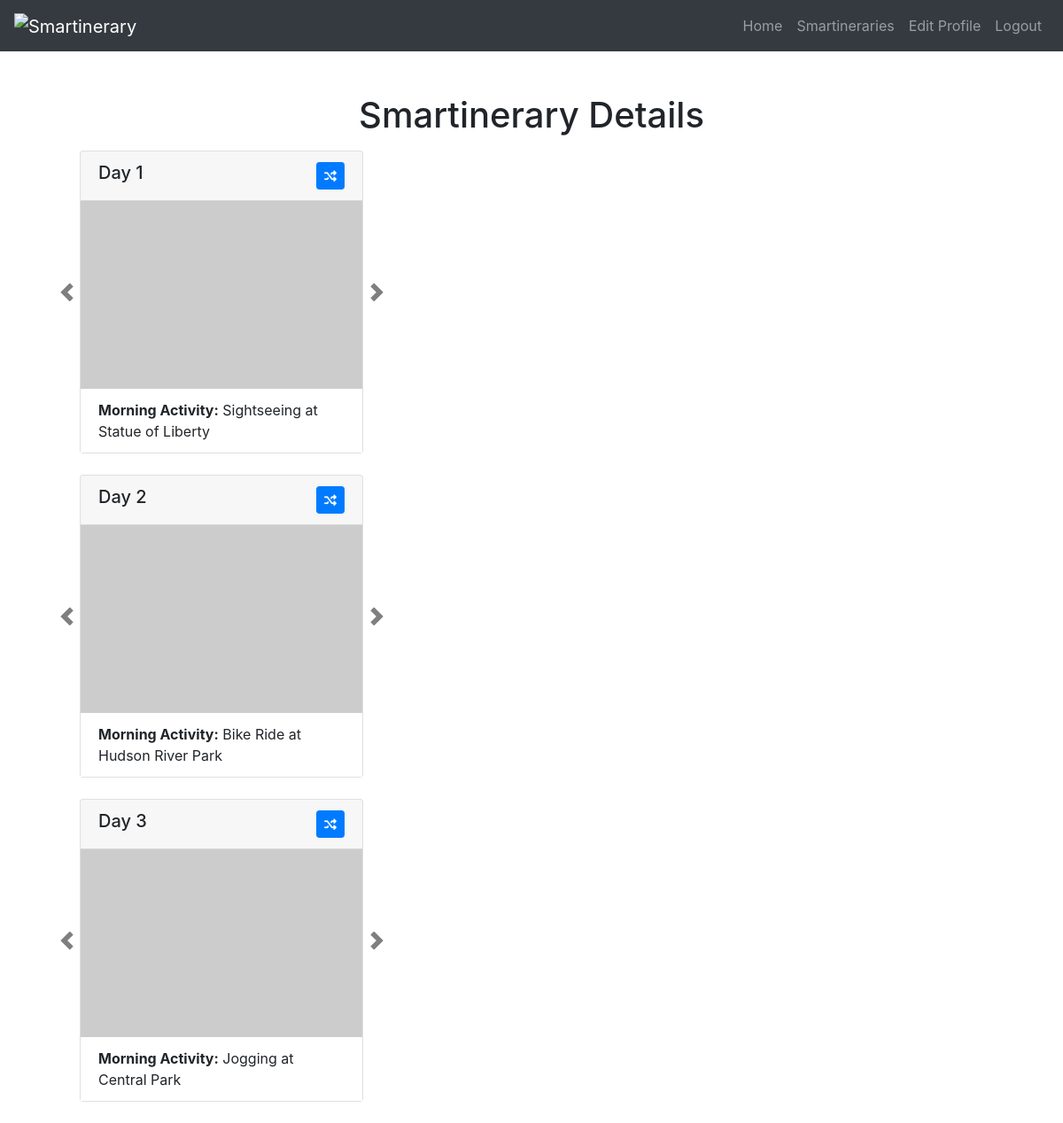
The app's page /smartineraries/?smart_id=3 (signed in) with its own data.
### website/models.py (models this page shows)
class Activity(db.Model):
    id = db.Column(db.Integer, primary_key=True)
    city_id = db.Column(db.Integer, db.ForeignKey('city.id'), nullable=False)
    activity_type = db.Column(db.String(100))
    activity_action = db.Column(db.String(100))
    activity_place = db.Column(db.String(100))
    activity_location = db.Column(db.String(1000))
    activity_description = db.Column(db.String(1000))
    activity_image = db.Column(db.String(1000))
    city = relationship('City', backref='activities', lazy=True)

### website/routes/smartineraries_route.py (the view)
@smartinerary_router.route('/', methods=['GET'])
@login_required
def get_smartinerary():
    smart_id = request.args.get("smart_id")
    user = current_user
    smart = Smartinerary.query.filter_by(id=smart_id, user_id=user.id).first_or_404("Smartinerary not found")
    itinerary_list = []
    itineraries = Itinerary.query.filter_by(smart_itinerary_id=smart.id).all()
    for itinerary in itineraries:
        morning = Activity.query.get(itinerary.morning_activity_id)
        afternoon = Activity.query.get(itinerary.afternoon_activity_id)
        evening = Activity.query.get(itinerary.evening_activity_id)
        itinerary_string = {
            'morning_activity': {
                'id': morning.id,
                'activity_type': morning.activity_type,
                'activity_action': morning.activity_action,
                'activity_place': morning.activity_place,
                'activity_location': morning.activity_location,
                'activity_description': morning.activity_description,
                'activity_image': morning.activity_image
            },
            'afternoon_activity': {
                'id': afternoon.id,
                'activity_type': afternoon.activity_type,
                'activity_action': afternoon.activity_action,
                'activity_place': afternoon.activity_place,
                'activity_location': afternoon.activity_location,
                'activity_description': afternoon.activity_description,
                'activity_image': afternoon.activity_image
            },
            'evening_activity': {
                'id': evening.id,
                'activity_type': evening.activity_type,
                'activity_action': evening.activity_action,
                'activity_place': evening.activity_place,
                'activity_location': evening.activity_location,
                'activity_description': evening.activity_description,
                'activity_image': evening.activity_image
            }
        }
        itinerary_list.append(itinerary_string)
    return render_template("smart.html", user=current_user, smartinerary=itinerary_list)

### website/templates/smart.html (shortened to what this page needs)
{% extends "base.html" %} {% block title %}Smartinerary{% endblock %} {% block
content %}
<head>
  <link
    href="//maxcdn.bootstrapcdn.com/bootstrap/4.1.1/css/bootstrap.min.css"
    rel="stylesheet"
    id="bootstrap-css"
  />
  <link
    rel="stylesheet"
    href="https://cdnjs.cloudflare.com/ajax/libs/font-awesome/6.0.0/css/all.min.css"
  />
  <link
    rel="stylesheet"
    type="text/css"
    href="{{ url_for('static', filename='styles/smart_display.css') }}"
  />
</head>
<div class="container" id="smart-container">
  <h1 class="text-center mt-5 mb-3">Smartinerary Details</h1>
  <div class="col">
    {% for itinerary in smartinerary %}
    <div class="col-md-4 col-sm-6 mb-4">
      <a
        class="carousel-control-prev"
        href="#carouselExampleControls{{ loop.index }}"
        role="button"
        data-slide="prev"
      >
        <span class="carousel-control-prev-icon" aria-hidden="true"></span>
      </a>
      <a
        class="carousel-control-next"
        href="#carouselExampleControls{{ loop.index }}"
        role="button"
        data-slide="next"
      >
        <span class="carousel-control-next-icon" aria-hidden="true"></span>
      </a>
      <div class="card">
        <div class="card-header">
          <button class="btn btn-primary btn-sm float-right" onclick="shuffleItinerary()">
            <i class="fa-solid fa-shuffle"></i>
          </button>
          <h5 class="card-title mb-0">Day {{ loop.index }}</h5>
        </div>
        <div
          id="carouselExampleControls{{ loop.index }}"
          class="carousel slide"
          data-ride="carousel"
        >
          <div class="carousel-inner">
            <div class="carousel-item active">
              <img
                class="d-block w-100"
                style="max-width: 350px; max-height: 500px"
                src="{{ itinerary.morning_activity.activity_image }}"
                alt="{{ itinerary.morning_activity.activity_action }}"
              />
              <ul class="list-group list-group-flush">
                <li class="list-group-item">
                  <b>Morning Activity:</b> {{
                  itinerary.morning_activity.activity_action }} at {{
                  itinerary.morning_activity.activity_place }}
                </li>
              </ul>
            </div>
          </div>
        </div>
      </div>
    </div>
    {% endfor %}
  </div>
</div>
{% endblock %}

### website/templates/base.html (shortened to what this page needs)
<!DOCTYPE html>
<html>
  <head>
    <link
      rel="stylesheet"
      href="https://stackpath.bootstrapcdn.com/bootstrap/4.4.1/css/bootstrap.min.css"
    />
    <link
      rel="stylesheet"
      href="https://stackpath.bootstrapcdn.com/font-awesome/4.7.0/css/font-awesome.min.css"
    />
  </head>
  <body>
    <nav class="navbar navbar-expand-lg navbar-dark bg-dark">
      <a href='/' class='navbar-brand'>
        <img src='https://svgshare.com/i/s8N.svg' alt='Smartinerary' class='img-fluid' style='max-height: 40px;' />
      </a>
      <div class="collapse navbar-collapse" id="navbar">
        <ul class="navbar-nav ml-auto">
          {% if user.is_authenticated %}
          <li class="nav-item">
            <a class="nav-link" href="/">Home</a>
          </li>
          <li class="nav-item">
            <a class="nav-link" href="{{ url_for('smartinerary_router.get_all_user_smartineraries') }}">Smartineraries</a>
          </li>
          <li class="nav-item">
            <a class="nav-link" href="{{ url_for('edit_router.edit_profile') }}"
              >Edit Profile</a
            >
          </li>
          <li class="nav-item">
            <a class="nav-link" href="/logout">Logout</a>
          </li>
          {% endif %}
        </ul>
      </div>
    </nav>
    <div class="container">{% block content %} {% endblock %}</div>
  </body>
</html>

### website/static/styles/smart_display.css (style rules this page uses)
.carousel-control-prev-icon { filter: invert(100%); position: relative; top: 0%; left: auto; right: auto; padding: 20%; margin-right: 100%; transform: translateY(-50%); }
.carousel-control-next-icon { filter: invert(100%); position: relative; top: 0%; left: auto; right: auto; margin-left: 100%; padding: 20%; transform: translateY(-50%); }

### records on screen
Activity: morning_activity.activity_action "Sightseeing", morning_activity.activity_place "Statue of Liberty"
Activity: morning_activity.activity_action "Bike Ride", morning_activity.activity_place "Hudson River Park"
Activity: morning_activity.activity_action "Jogging", morning_activity.activity_place "Central Park"
